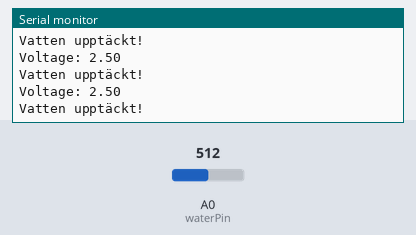
The program below on a simulated Arduino Nano, built with avr-gcc and run on an emulated ATmega328P. On the bench: the last lines printed to the serial monitor. The inputs (shaded band) are chosen by the test bench; at power-on: A0 (waterPin) = 512.

Above: at 1.2 s.
1.3 s: A0 (waterPin) set to 427
At 1.82 s:
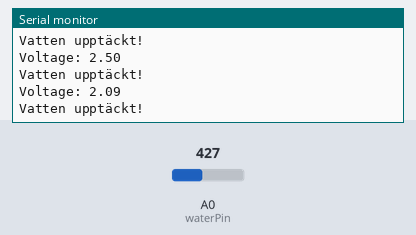
2.8 s: A0 (waterPin) set to 402
At 3.4 s:
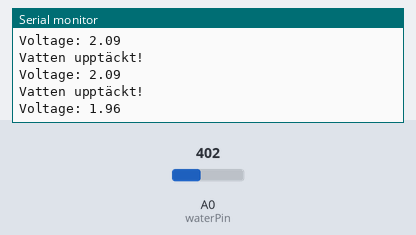
Timing chart, 0 to 5.8 s (numbered marks = the images above; inputs shaded):
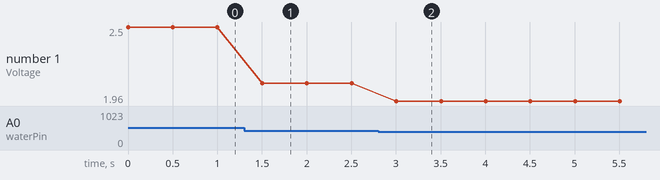

Measured:
- the behaviour switches between 410 and 409 on A0 (waterPin) (found by bisection; images 1 and 2)
- after the input at 1.3 s, the serial monitor: prints a new line after 0.20 s (image 1)
- after the input at 2.8 s, the serial monitor: prints a new line after 0.20 s (image 2)
- plotted number 1: 2.5 → 2.09 after the input at 1.3 s, 2.09 → 1.96 after the input at 2.8 s

The program:

main.cpp
```cpp
/*
  Program to check for presence of water at homemade water sensor
  Author: Leonard
*/

#include <Arduino.h>

// put function declarations here:
float waterVoltage();
bool waterDetected();

#define waterPin A0
int count = 0;


void setup() {
  Serial.begin(9600);
}


void loop() {
  float voltage = waterVoltage();
  Serial.println("Voltage: " + String(voltage));

  if(waterDetected()) {
    Serial.println("Vatten upptäckt!");
    count = 0;
  } else if(count == 5) {
    Serial.println("Inget vatten upptäckt!");
    count = 0;
  }
  ++count;
  delay(500);
}

//Function that reads data from waterPin and converts to a voltage that is returned
float waterVoltage() {
  int sensorValue = analogRead(waterPin);
  float voltage = sensorValue * (5.0 / 1023.0);
  return voltage;
}

//Function that checks if waterPin voltage is above a threshold
//Is this going to need a dynamic threshold?
bool waterDetected() {
  float limit = 2.0;
  float voltage = waterVoltage();
  return(voltage > limit);
}
```
